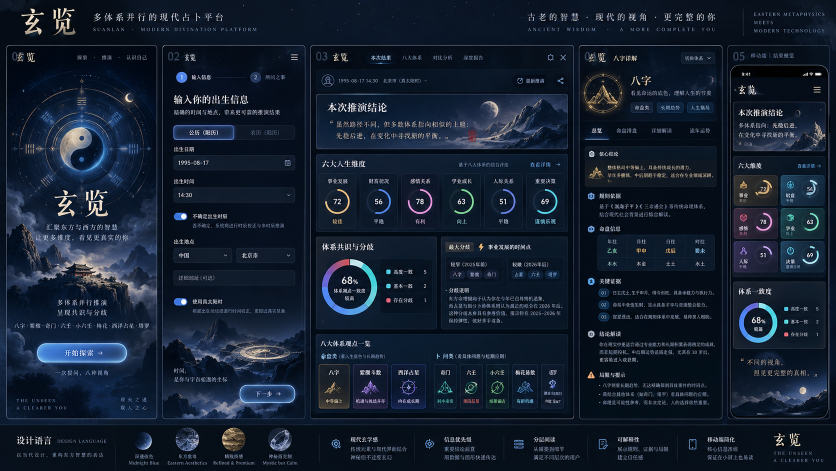
#> input picture 资料/Codex 图像 2026年9月11日 15_31_49.png, 1672 x 941 px (shown at 1/2 size); its folder holds only this picture in this run
$ python _ref_analyze.py
#> lines starting #> are read from the running program, lines starting #| are printed output that depends on the picture
# -*- coding: utf-8 -*-
"""参考图像素分析（纯 PIL，绕开 numpy）"""
import glob, os, colorsys
from PIL import Image

def hexc(px):
    return '#%02x%02x%02x' % (int(px[0]), int(px[1]), int(px[2]))

files = sorted(glob.glob('G:/work/牛马/wb工作空间/xuanlan/资料/*.png'))
print('files:', [os.path.basename(f) for f in files])

for f in files:
    img = Image.open(f).convert('RGB')
#> img is the input picture: PIL image 1672x941 RGB; mean R, G, B 20.8, 32.2, 48.3
    w, h = img.size
#> w = 1672; h = 941
    print('=' * 76)
    print(os.path.basename(f), '%dx%d' % (w, h))
#| Codex 图像 2026年9月11日 15_31_49.png 1672x941

    # 主色板
    q = img.resize((240, 240)).quantize(colors=8)
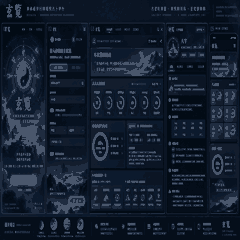
#> q: PIL image 240x240 P; mean R, G, B 19.1, 30.2, 46.2
    pal = q.getpalette()
#> pal = [74, 87, 108, 31, 44, 64, 19, 29, 45, 12, 26, 45, 11, 21, 36, 7, 18, 33, 5, 14, 26, 2, 11, 21]
    counts = sorted(q.getcolors(240 * 240), reverse=True)
#> counts = [(9527, 4), (9496, 6), (8489, 1), (7073, 3), (6996, 2), (5672, 0), (5632, 5), (4715, 7)]
    print('-- dominant palette --')
    for cnt, idx in counts:
        rgb = pal[idx * 3: idx * 3 + 3]
        print('   %s  %5.1f%%' % (hexc(rgb), cnt * 100.0 / (240 * 240)))
#> this loop made 8 passes
#> (cnt, idx, rgb) on passes 1 to 8: (9527, 4, [11, 21, 36]), (9496, 6, [5, 14, 26]), (8489, 1, [31, 44, 64]), (7073, 3, [12, 26, 45]), (6996, 2, [19, 29, 45]), (5672, 0, [74, 87, 108]), (5632, 5, [7, 18, 33]), (4715, 7, [2, 11, 21])
#|    #0b1524   16.5%
#|    #050e1a   16.5%
#|    #1f2c40   14.7%
#|    #0c1a2d   12.3%
#|    #131d2d   12.1%
#|    #4a576c    9.8%
#|    #071221    9.8%
#|    #020b15    8.2%

    # 饱和色：200x200 缩图遍历
    small = img.resize((200, 200))
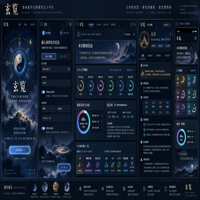
#> small: PIL image 200x200 RGB; mean R, G, B 20.8, 32.2, 48.3
    total = 200 * 200
    bucket = {}
    for y in range(200):
        for x in range(200):
            r, g, b = small.getpixel((x, y))
            mx = max(r, g, b) / 255.0
            mn = min(r, g, b) / 255.0
            sat = (mx - mn) / mx if mx > 0 else 0
            if sat > 0.35 and mx > 0.25:
                hh, ss, vv = colorsys.rgb_to_hsv(r / 255.0, g / 255.0, b / 255.0)
                key = int(hh * 360) // 30
                bucket.setdefault(key, []).append((ss * 100, vv * 100, r, g, b))
#> after the loop, bucket = 10 items
    sat_n = sum(len(v) for v in bucket.values())
#> sat_n = 4949
    print('-- saturated accents share %.1f%% --' % (sat_n * 100.0 / total))
#| -- saturated accents share 12.4% --
    for k in sorted(bucket.keys(), key=lambda k: -len(bucket[k])):
        lst = bucket[k]
        hs = sum(x[0] for x in lst) / len(lst)
        vs = sum(x[1] for x in lst) / len(lst)
        ex = lst[0]
        print('   hue %3d-%3d  n=%4d  avgS=%3d  avgV=%3d  e.g. %s'
              % (k * 30, k * 30 + 30, len(lst), int(hs), int(vs), hexc((ex[2], ex[3], ex[4]))))
#> this loop made 10 passes
#> (k, hs, vs, ex) on passes 1, 2, 3, 4, 6, 7, 8, 9, 10: (7, 54.41, 35.56, (38.46, 25.49, 40, 50, 65)), (6, 60.77, 43.6, (67.21, 71.76, 60, 122, 183)), (8, 42.34, 38.04, (40, 25.49, 41, 39, 65)), (1, 37.77, 45.85, (36.8, 49.02, 125, 106, 79)), (11, 46.53, 47.31, (46.51, 33.73, 86, 46, 63)), (9, 38.58, 42.71, (35.24, 41.18, 88, 68, 105)), (10, 41.66, 41.51, (40.74, 31.76, 81, 48, 68)), (4, 41.18, 51.43, (42.55, 55.29, 81, 141, 109)), (0, 43.63, 63.4, (38.32, 41.96, 107, 83, 66))
#> (hs, vs, ex) on pass 5: (45.56, 38.64, (45.45, 38.82, 54, 99, 81))
#|    hue 210-240  n=4273  avgS= 54  avgV= 35  e.g. #283241
#|    hue 180-210  n= 432  avgS= 60  avgV= 43  e.g. #3c7ab7
#|    hue 240-270  n=  89  avgS= 42  avgV= 38  e.g. #292741
#|    hue  30- 60  n=  54  avgS= 37  avgV= 45  e.g. #7d6a4f
#|    hue 150-180  n=  44  avgS= 45  avgV= 38  e.g. #366351
#|    hue 330-360  n=  27  avgS= 46  avgV= 47  e.g. #562e3f
#|    hue 270-300  n=  13  avgS= 38  avgV= 42  e.g. #584469
#|    hue 300-330  n=   7  avgS= 41  avgV= 41  e.g. #513044
#> (further printed lines are left out)

    # 亮度 ASCII 图 48x24
    lum = img.convert('L').resize((48, 24))
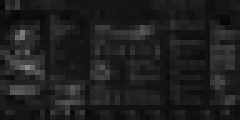
#> lum: PIL image 48x24 L (shown 5 times larger); min 7, max 138, mean 30.7
    chars = ' .:-=+*#%@'
    print('-- luma 48x24 --')
    for r in range(24):
        row = ''
        for c in range(48):
            v = lum.getpixel((c, r))
            row += chars[min(9, v * 10 // 256)]
        print('   ' + row)

    # 8x12 平均色网格
    grid = img.resize((8, 12))
    print('-- avg color grid 8x12 --')
    for r in range(12):
        print('   ' + ' '.join(hexc(grid.getpixel((c, r))) for c in range(8)))
#> this loop made 12 passes
#|    #1d2127 #131c29 #0d1827 #0b1627 #0b1626 #121c2c #111a27 #0d1724
#|    #08101b #0a1321 #0b1524 #0d1724 #091421 #0f1824 #0e1725 #0b131d
#|    #0c1a2e #141f32 #131c2b #152232 #182539 #1c2430 #141f2e #111925
#|    #2b3a51 #19283f #111b2c #1c293d #2d384f #131f2f #0d1724 #202a3a
#|    #1b2c44 #121f32 #0d1725 #182335 #142234 #16202d #191f26 #1d2935
#|    #29354a #192538 #0e1725 #172130 #152232 #101d2c #101723 #24303d
#|    #3c465c #263246 #0f1827 #1c2837 #14202f #0e1b29 #121c2c #1f2a3e
#|    #1d2839 #242e3f #101c2e #1c2f44 #152231 #0f1b2a #101926 #182535
#> (further printed lines are left out)

$ run again, on 资料/Codex 图像 2026年9月11日 15_31_50.png
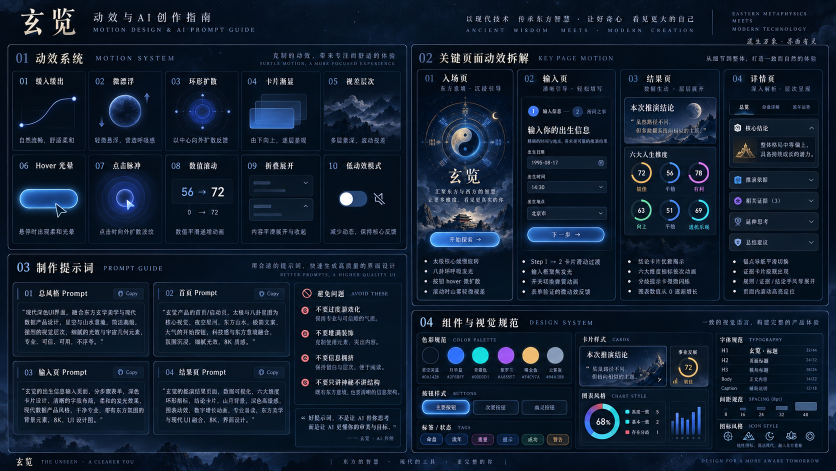
#> input picture 资料/Codex 图像 2026年9月11日 15_31_50.png, 1672 x 941 px (shown at 1/2 size)
#> img is the input picture: PIL image 1672x941 RGB; mean R, G, B 16.6, 30, 47.5
#| Codex 图像 2026年9月11日 15_31_50.png 1672x941
#> pal = [67, 83, 109, 25, 39, 61, 13, 26, 44, 7, 23, 40, 6, 18, 34, 3, 17, 32, 3, 15, 28, 2, 12, 24]
#> counts = [(8655, 4), (8099, 2), (7935, 6), (7451, 1), (7226, 3), (6238, 0), (6036, 5), (5960, 7)]
#> the loop `for cnt, idx in counts:` made 8 passes
#> (cnt, idx, rgb) on passes 1 to 8: (8655, 4, [6, 18, 34]), (8099, 2, [13, 26, 44]), (7935, 6, [3, 15, 28]), (7451, 1, [25, 39, 61]), (7226, 3, [7, 23, 40]), (6238, 0, [67, 83, 109]), (6036, 5, [3, 17, 32]), (5960, 7, [2, 12, 24])
#> (printed output is left out)
#> `small = img.resize((200, 200))`:
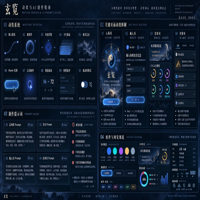
#> small: PIL image 200x200 RGB; mean R, G, B 16.6, 30, 47.5
#> after the loop `for y in range(200):`: bucket = 8 items
#> sat_n = 4709
#| -- saturated accents share 11.8% --
#> the loop `for k in sorted(bucket.keys(), key=lambda k: -len(bucket[k])):` made 8 passes
#> (k, hs, vs, ex) on passes 1 to 8: (7, 57.69, 37.41, (47.06, 26.67, 36, 47, 68)), (6, 71.11, 57.33, (58.24, 35.69, 38, 65, 91)), (1, 44.24, 63.29, (41.46, 48.24, 123, 102, 72)), (8, 55.73, 60.09, (47.44, 30.59, 45, 41, 78)), (11, 43.49, 53.13, (36.26, 35.69, 91, 58, 70)), (9, 47.54, 56.25, (46.75, 66.27, 143, 90, 169)), (5, 52.08, 44.31, (49.58, 46.67, 60, 119, 105)), (10, 46.42, 49.41, (50.71, 54.9, 140, 69, 108))
#> (printed output is left out)
#> `lum = img.convert('L').resize((48, 24))`:
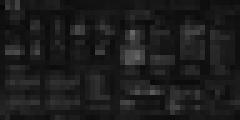
#> lum: PIL image 48x24 L (shown 5 times larger); min 7, max 103, mean 28
#> the loop `for r in range(12):` made 12 passes
#|    #1e242d #101927 #071424 #061528 #0b1829 #0c1827 #0b1626 #0a1422
#|    #141b25 #0a1421 #091523 #0c1a2b #171f2a #0c1522 #071221 #0e1826
#|    #0b1625 #0e1b32 #11223c #122034 #0d192b #0d1929 #152335 #0b1726
#|    #0b1523 #0c182a #102139 #111f32 #1e3049 #152131 #1f2d40 #15202d
#|    #11243c #0f1d32 #0d1825 #101c2c #1b2b42 #0d1a29 #172334 #121e2e
#> (further printed lines are left out)

$ run again, on 资料/Codex 图像 2026年9月11日 15_40_11.png
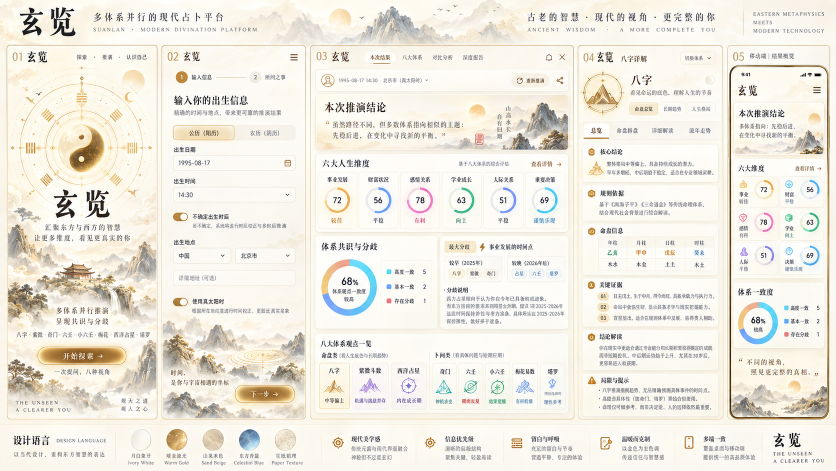
#> input picture 资料/Codex 图像 2026年9月11日 15_40_11.png, 1672 x 941 px (shown at 1/2 size)
#> img is the input picture: PIL image 1672x941 RGB; mean R, G, B 238.6, 234.5, 225
#| Codex 图像 2026年9月11日 15_40_11.png 1672x941
#> pal = [254, 253, 248, 254, 251, 243, 253, 249, 239, 250, 248, 240, 249, 243, 228, 241, 237, 227, 219, 216, 206, 178, 169, 157]
#> counts = [(10839, 3), (8087, 1), (7631, 4), (7481, 6), (6853, 0), (6105, 2), (5581, 5), (5023, 7)]
#> the loop `for cnt, idx in counts:` made 8 passes
#> (cnt, idx, rgb) on passes 1 to 8: (10839, 3, [250, 248, 240]), (8087, 1, [254, 251, 243]), (7631, 4, [249, 243, 228]), (7481, 6, [219, 216, 206]), (6853, 0, [254, 253, 248]), (6105, 2, [253, 249, 239]), (5581, 5, [241, 237, 227]), (5023, 7, [178, 169, 157])
#> (printed output is left out)
#> `small = img.resize((200, 200))`:
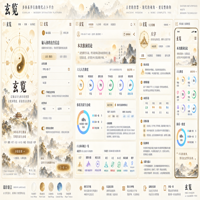
#> small: PIL image 200x200 RGB; mean R, G, B 238.5, 234.5, 225
#> after the loop `for y in range(200):`: bucket = 6 items
#> sat_n = 713
#| -- saturated accents share 1.8% --
#> the loop `for k in sorted(bucket.keys(), key=lambda k: -len(bucket[k])):` made 6 passes
#> (k, hs, vs, ex) on passes 2, 3, 4, 6: (6, 52.09, 95.46, (44.94, 96.86, 136, 199, 247)), (7, 45.8, 92.4, (52.82, 97.25, 117, 166, 248)), (0, 41.78, 81.6, (35.06, 90.59, 231, 160, 150)), (10, 39.84, 94.12, (43.46, 92.94, 237, 134, 200))
#> (printed output is left out)
#> `lum = img.convert('L').resize((48, 24))`:
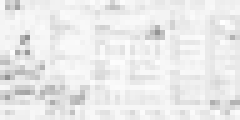
#> lum: PIL image 48x24 L (shown 5 times larger); min 144, max 255, mean 234.5
#> the loop `for r in range(12):` made 12 passes
#|    #dbd7cd #f1efe9 #f7f2e7 #eae6db #f0ebe0 #f0ece3 #f2efe8 #f5f1ea
#|    #f3eee0 #f6f1e6 #f7f3ea #f0ece3 #f5f1e9 #f6f1e6 #f5f1e9 #f0ede4
#|    #fdf6e4 #f3eee2 #f0ede7 #f1eee6 #f7f1e6 #ebe2d1 #f0ece2 #efebe1
#|    #f2e6cd #f2ead8 #f4f0e7 #f0ebe1 #e8e1d5 #ddd8ce #f4f2eb #e6e1d7
#|    #eee4d0 #f3eee2 #f9f7f0 #f2efea #f1f0ee #f0eee7 #f1efe8 #f0ede5
#> (further printed lines are left out)
